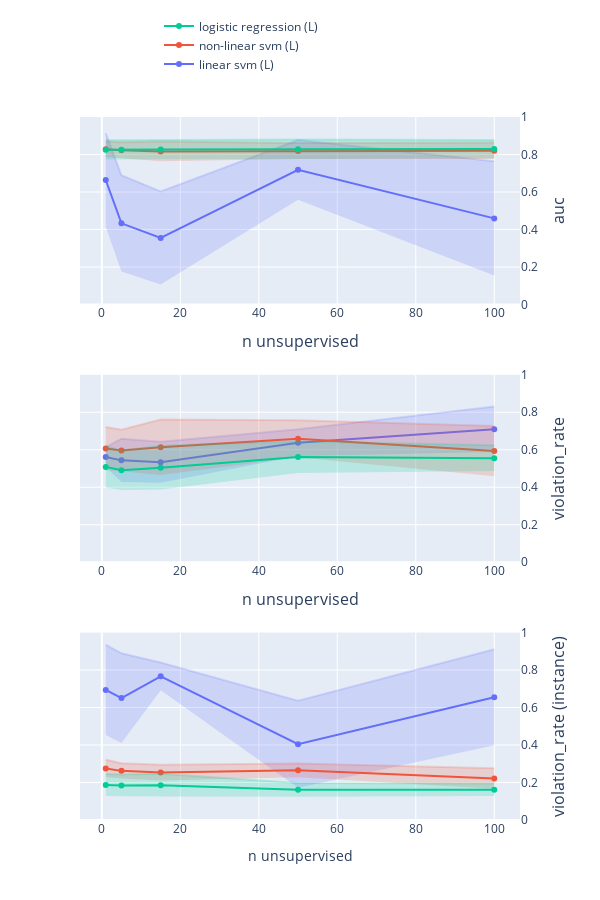

Here is the notebook cell this chart was saved with:
### Code cell
import plotly.graph_objects as go
from plotly.subplots import make_subplots


# グラフのデータを準備
# index = ['l-SVM-p', 'r-SVM-p', 'LogReg-p']

index = [
    'linear svm (L)', 
    'non-linear svm (L)', 
    'logistic regression (L)'
]

# index = [
#     'linear svm', 
#     'non-linear svm', 
#     'logistic regression'
# ]

# index = [
#     'RuleFit Classifier (disc)',
#     'tree generator (disc)',
#     'RuleFit Classifier (conti)', 
#     'tree generator (conti)',
# ]

columns = ['auc', 'violation_rate', 'violation_rate (instance)']

title_text = "n unsupervised"


# サブプロットの作成
# fig = make_subplots(rows=1, cols=2, subplot_titles=('AUC', 'ルール違反率'))
fig = make_subplots(rows=len(columns), cols=1)
showlegend=True

for row_num, col in enumerate(columns):
    tmp_mean = pd.DataFrame(
        [{info: df.loc[model_name, col] for info, df in zip(infos, dfs_mean)} for model_name in index],
        index=index
    )
    tmp_std = pd.DataFrame(
        [{info: df.loc[model_name, col] for info, df in zip(infos, dfs_std)} for model_name in index],
        index=index
    )

    # グラフ1: AUC
    for i in range(len(tmp_mean)):
        fig.add_trace(
            go.Scatter(
                x=tmp_mean.columns,
                y=tmp_mean.iloc[i, :],
                mode='lines+markers',
                name=tmp_mean.index[i],
                line=dict(color=colors_mean[i]),  # ラインの色を設定
                marker=dict(color=colors_mean[i]),  # マーカーの色を設定
                showlegend=showlegend,
            ),
            row=row_num+1, col=1
        )
        fig.add_trace(
            go.Scatter(
                x=tmp_mean.columns,
                y=tmp_mean.iloc[i, :] + tmp_std.iloc[i, :],
                mode='lines',
                line=dict(color=colors_std[i]),  # ラインの色を設定
                showlegend=False
            ),
            row=row_num+1, col=1
        )
        fig.add_trace(
            go.Scatter(
                x=tmp_mean.columns,
                y=tmp_mean.iloc[i, :] - tmp_std.iloc[i, :],
                mode='lines',
                fill='tonexty',
                fillcolor=colors_std[i],
                line=dict(color='rgba(255,255,255,0)'),
                showlegend=False
            ),
            row=row_num+1, col=1
        )
    
    # x, y 軸の設定
    # fig.update_xaxes(title_text=title_text, row=row_num+1, col=1, tickvals=[num / 5 for num in range(6)])
    fig.update_xaxes(title_text=title_text, row=row_num+1, col=1)
    fig.update_yaxes(title_text=col, range=[0, 1], row=row_num+1, col=1, side='right', title_font=dict(size=16))

    showlegend=False
    
# レイアウトの設定
fig.update_layout(
    height=len(columns) * 300,
    width=600,
    xaxis=dict(
        domain=[0, 1],  # 左側のsubplotの幅を調整
        title_font=dict(size=16)
    ),
    xaxis2=dict(
        domain=[0, 1],  # 右側のsubplotの幅を調整
        title_font=dict(size=16)
    ),
    legend=dict(
        x=0.5,
        y=1.15,
        orientation='h'  # 水平配置
    ),
)


# グラフの表示
fig.show()

### Figure 1 — Plotly figure (JSON) as saved in the notebook; plotly's stock layout.template omitted (floating-point values rounded to 4 significant figures)
{"data": [{"line": {"color": "rgba(99,110,250,1)"}, "marker": {"color": "rgba(99,110,250,1)"}, "mode": "lines+markers", "name": "linear svm (L)", "showlegend": true, "type": "scatter", "x": [1, 5, 15, 50, 100], "xaxis": "x", "y": [0.6639, 0.4328, 0.3545, 0.7182, 0.4592], "yaxis": "y"}, {"line": {"color": "rgba(99,110,250,0.2)"}, "mode": "lines", "showlegend": false, "type": "scatter", "x": [1, 5, 15, 50, 100], "xaxis": "x", "y": [0.9137, 0.6897, 0.6026, 0.8774, 0.7634], "yaxis": "y"}, {"fill": "tonexty", "fillcolor": "rgba(99,110,250,0.2)", "line": {"color": "rgba(255,255,255,0)"}, "mode": "lines", "showlegend": false, "type": "scatter", "x": [1, 5, 15, 50, 100], "xaxis": "x", "y": [0.4142, 0.1758, 0.1064, 0.559, 0.1549], "yaxis": "y"}, {"line": {"color": "rgba(239,85,59,1)"}, "marker": {"color": "rgba(239,85,59,1)"}, "mode": "lines+markers", "name": "non-linear svm (L)", "showlegend": true, "type": "scatter", "x": [1, 5, 15, 50, 100], "xaxis": "x", "y": [0.8276, 0.823, 0.8165, 0.8191, 0.8199], "yaxis": "y"}, {"line": {"color": "rgba(239,85,59,0.2)"}, "mode": "lines", "showlegend": false, "type": "scatter", "x": [1, 5, 15, 50, 100], "xaxis": "x", "y": [0.8692, 0.8655, 0.8688, 0.8616, 0.8645], "yaxis": "y"}, {"fill": "tonexty", "fillcolor": "rgba(239,85,59,0.2)", "line": {"color": "rgba(255,255,255,0)"}, "mode": "lines", "showlegend": false, "type": "scatter", "x": [1, 5, 15, 50, 100], "xaxis": "x", "y": [0.786, 0.7806, 0.7643, 0.7766, 0.7753], "yaxis": "y"}, {"line": {"color": "rgba(0,204,150,1)"}, "marker": {"color": "rgba(0,204,150,1)"}, "mode": "lines+markers", "name": "logistic regression (L)", "showlegend": true, "type": "scatter", "x": [1, 5, 15, 50, 100], "xaxis": "x", "y": [0.8248, 0.8259, 0.8262, 0.8274, 0.8292], "yaxis": "y"}, {"line": {"color": "rgba(0,204,150,0.2)"}, "mode": "lines", "showlegend": false, "type": "scatter", "x": [1, 5, 15, 50, 100], "xaxis": "x", "y": [0.8763, 0.8778, 0.8775, 0.8795, 0.878], "yaxis": "y"}, {"fill": "tonexty", "fillcolor": "rgba(0,204,150,0.2)", "line": {"color": "rgba(255,255,255,0)"}, "mode": "lines", "showlegend": false, "type": "scatter", "x": [1, 5, 15, 50, 100], "xaxis": "x", "y": [0.7732, 0.7741, 0.7749, 0.7754, 0.7805], "yaxis": "y"}, {"line": {"color": "rgba(99,110,250,1)"}, "marker": {"color": "rgba(99,110,250,1)"}, "mode": "lines+markers", "name": "linear svm (L)", "showlegend": false, "type": "scatter", "x": [1, 5, 15, 50, 100], "xaxis": "x2", "y": [0.5609, 0.5434, 0.5331, 0.6376, 0.7091], "yaxis": "y2"}, {"line": {"color": "rgba(99,110,250,0.2)"}, "mode": "lines", "showlegend": false, "type": "scatter", "x": [1, 5, 15, 50, 100], "xaxis": "x2", "y": [0.6135, 0.6588, 0.6427, 0.7088, 0.8301], "yaxis": "y2"}, {"fill": "tonexty", "fillcolor": "rgba(99,110,250,0.2)", "line": {"color": "rgba(255,255,255,0)"}, "mode": "lines", "showlegend": false, "type": "scatter", "x": [1, 5, 15, 50, 100], "xaxis": "x2", "y": [0.5083, 0.4279, 0.4235, 0.5663, 0.588], "yaxis": "y2"}, {"line": {"color": "rgba(239,85,59,1)"}, "marker": {"color": "rgba(239,85,59,1)"}, "mode": "lines+markers", "name": "non-linear svm (L)", "showlegend": false, "type": "scatter", "x": [1, 5, 15, 50, 100], "xaxis": "x2", "y": [0.6064, 0.596, 0.6131, 0.6587, 0.5928], "yaxis": "y2"}, {"line": {"color": "rgba(239,85,59,0.2)"}, "mode": "lines", "showlegend": false, "type": "scatter", "x": [1, 5, 15, 50, 100], "xaxis": "x2", "y": [0.7218, 0.7063, 0.7608, 0.7577, 0.7267], "yaxis": "y2"}, {"fill": "tonexty", "fillcolor": "rgba(239,85,59,0.2)", "line": {"color": "rgba(255,255,255,0)"}, "mode": "lines", "showlegend": false, "type": "scatter", "x": [1, 5, 15, 50, 100], "xaxis": "x2", "y": [0.491, 0.4856, 0.4655, 0.5597, 0.4589], "yaxis": "y2"}, {"line": {"color": "rgba(0,204,150,1)"}, "marker": {"color": "rgba(0,204,150,1)"}, "mode": "lines+markers", "name": "logistic regression (L)", "showlegend": false, "type": "scatter", "x": [1, 5, 15, 50, 100], "xaxis": "x2", "y": [0.5087, 0.4909, 0.5046, 0.5611, 0.5552], "yaxis": "y2"}, {"line": {"color": "rgba(0,204,150,0.2)"}, "mode": "lines", "showlegend": false, "type": "scatter", "x": [1, 5, 15, 50, 100], "xaxis": "x2", "y": [0.6189, 0.5959, 0.6211, 0.6458, 0.6241], "yaxis": "y2"}, {"fill": "tonexty", "fillcolor": "rgba(0,204,150,0.2)", "line": {"color": "rgba(255,255,255,0)"}, "mode": "lines", "showlegend": false, "type": "scatter", "x": [1, 5, 15, 50, 100], "xaxis": "x2", "y": [0.3984, 0.3858, 0.3882, 0.4765, 0.4863], "yaxis": "y2"}, {"line": {"color": "rgba(99,110,250,1)"}, "marker": {"color": "rgba(99,110,250,1)"}, "mode": "lines+markers", "name": "linear svm (L)", "showlegend": false, "type": "scatter", "x": [1, 5, 15, 50, 100], "xaxis": "x3", "y": [0.694, 0.6502, 0.7662, 0.4041, 0.655], "yaxis": "y3"}, {"line": {"color": "rgba(99,110,250,0.2)"}, "mode": "lines", "showlegend": false, "type": "scatter", "x": [1, 5, 15, 50, 100], "xaxis": "x3", "y": [0.9352, 0.8893, 0.8406, 0.6359, 0.9107], "yaxis": "y3"}, {"fill": "tonexty", "fillcolor": "rgba(99,110,250,0.2)", "line": {"color": "rgba(255,255,255,0)"}, "mode": "lines", "showlegend": false, "type": "scatter", "x": [1, 5, 15, 50, 100], "xaxis": "x3", "y": [0.4529, 0.4111, 0.6919, 0.1722, 0.3993], "yaxis": "y3"}, {"line": {"color": "rgba(239,85,59,1)"}, "marker": {"color": "rgba(239,85,59,1)"}, "mode": "lines+markers", "name": "non-linear svm (L)", "showlegend": false, "type": "scatter", "x": [1, 5, 15, 50, 100], "xaxis": "x3", "y": [0.2746, 0.262, 0.2527, 0.2649, 0.2213], "yaxis": "y3"}, {"line": {"color": "rgba(239,85,59,0.2)"}, "mode": "lines", "showlegend": false, "type": "scatter", "x": [1, 5, 15, 50, 100], "xaxis": "x3", "y": [0.3218, 0.303, 0.2947, 0.3014, 0.2757], "yaxis": "y3"}, {"fill": "tonexty", "fillcolor": "rgba(239,85,59,0.2)", "line": {"color": "rgba(255,255,255,0)"}, "mode": "lines", "showlegend": false, "type": "scatter", "x": [1, 5, 15, 50, 100], "xaxis": "x3", "y": [0.2274, 0.2211, 0.2108, 0.2283, 0.1669], "yaxis": "y3"}, {"line": {"color": "rgba(0,204,150,1)"}, "marker": {"color": "rgba(0,204,150,1)"}, "mode": "lines+markers", "name": "logistic regression (L)", "showlegend": false, "type": "scatter", "x": [1, 5, 15, 50, 100], "xaxis": "x3", "y": [0.187, 0.1846, 0.186, 0.1609, 0.1618], "yaxis": "y3"}, {"line": {"color": "rgba(0,204,150,0.2)"}, "mode": "lines", "showlegend": false, "type": "scatter", "x": [1, 5, 15, 50, 100], "xaxis": "x3", "y": [0.2456, 0.2431, 0.2468, 0.1979, 0.1949], "yaxis": "y3"}, {"fill": "tonexty", "fillcolor": "rgba(0,204,150,0.2)", "line": {"color": "rgba(255,255,255,0)"}, "mode": "lines", "showlegend": false, "type": "scatter", "x": [1, 5, 15, 50, 100], "xaxis": "x3", "y": [0.1284, 0.1262, 0.1252, 0.1238, 0.1286], "yaxis": "y3"}], "layout": {"height": 900, "legend": {"orientation": "h", "x": 0.5, "y": 1.15}, "width": 600, "xaxis": {"anchor": "y", "domain": [0, 1], "title": {"font": {"size": 16}, "text": "n unsupervised"}}, "xaxis2": {"anchor": "y2", "domain": [0, 1], "title": {"font": {"size": 16}, "text": "n unsupervised"}}, "xaxis3": {"anchor": "y3", "domain": [0, 1], "title": {"text": "n unsupervised"}}, "yaxis": {"anchor": "x", "domain": [0.7333, 1], "range": [0, 1], "side": "right", "title": {"font": {"size": 16}, "text": "auc"}}, "yaxis2": {"anchor": "x2", "domain": [0.3667, 0.6333], "range": [0, 1], "side": "right", "title": {"font": {"size": 16}, "text": "violation_rate"}}, "yaxis3": {"anchor": "x3", "domain": [0, 0.2667], "range": [0, 1], "side": "right", "title": {"font": {"size": 16}, "text": "violation_rate (instance)"}}}}
